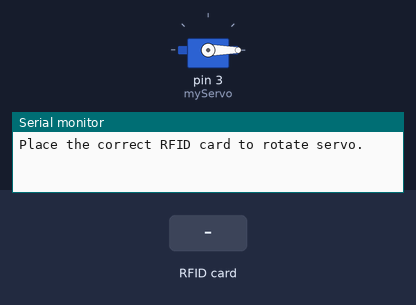
Bench run of a sketch on a simulated Arduino Uno, built with avr-gcc and run on an emulated ATmega328P. On the bench: servo, the last lines printed to the serial monitor. The inputs (shaded band) are chosen by the test bench.

Above: at 1.2 s.
1.3 s: RFID card FC 9C 60 83 held to the reader
At 1.6 s:
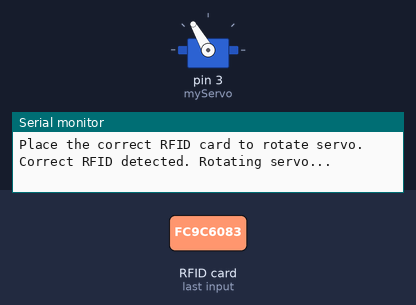
2.8 s: RFID card 5E 7A 19 C4 held to the reader
Timing chart, 0 to 6.8 s (numbered marks = the images above; inputs shaded):
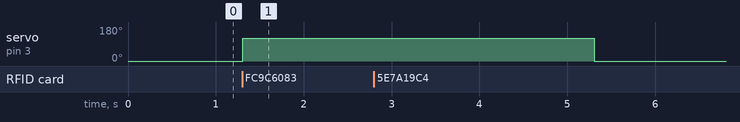

The sketch:

uno-rfid.ino
```cpp
/**
 * @file uno-rfid.ino
 * @brief Arduino Uno with RFID Module for Home Automation
 * @author Vikum Kalhara
 * @date 2025
 * @version 1.0
 *
 * This file manages RFID-based authentication for the home automation system using an Arduino Uno.
 */

#include <SPI.h>
#include <MFRC522.h>
#include <Servo.h>

// Define pins for RFID and Servo
#define SS_PIN 10    // SDA pin for RC522
#define RST_PIN 9    // RST pin for RC522
Servo myServo;

// Create MFRC522 instance
MFRC522 rfid(SS_PIN, RST_PIN);

// Correct RFID UID
byte correctUID[] = {0xFC, 0x9C, 0x60, 0x83};

void setup() {
  Serial.begin(9600);
  SPI.begin();            // Start SPI bus
  rfid.PCD_Init();        // Initialize RFID reader
  myServo.attach(3);      // Attach servo to pin 3
  myServo.write(0);       // Set servo to initial position (0°)
  Serial.println("Place the correct RFID card to rotate servo.");
}

void loop() {
  // Check for new RFID card
  if (!rfid.PICC_IsNewCardPresent() || !rfid.PICC_ReadCardSerial()) {
    return;
  }

  // Compare scanned UID with the correct UID
  if (isCorrectUID()) {
    Serial.println("Correct RFID detected. Rotating servo...");
    rotateServo();
  } else {
    Serial.println("Incorrect RFID card.");
  }

  // Halt the card after reading
  rfid.PICC_HaltA();
}

// Function to check if scanned UID matches the correct UID
bool isCorrectUID() {
  for (byte i = 0; i < rfid.uid.size; i++) {
    if (rfid.uid.uidByte[i] != correctUID[i]) {
      return false;
    }
  }
  return true;
}

// Function to rotate servo and return after 4s
void rotateServo() {
  myServo.write(120);           // Rotate servo to 90°
  delay(4000);                 // Wait for 4 seconds
  myServo.write(0);            // Return servo to 0°
  Serial.println("Servo returned to initial position.");
}
```

Measured:
- after the input at 1.3 s, servo on pin 3 (myServo): 0° → 120° at once
